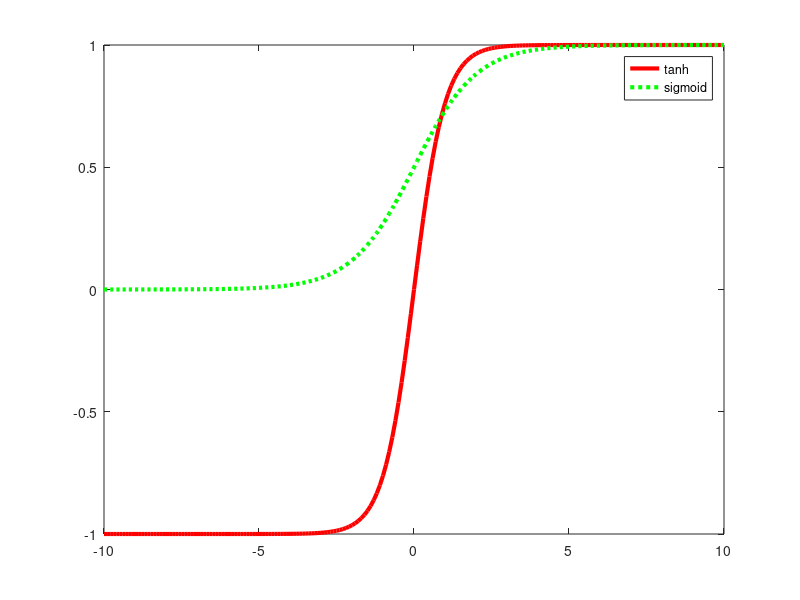

Write the MATLAB code that produced this figure. (Note: this script raises an error after producing the figure.)
%% Compare tanh and sigmoid functions
xs = -10:0.1:10;
pt = tanh(xs);
ps = 1./(1+exp(-xs));
figure;
plot(xs, pt, 'r-', 'linewidth', 3)
hold on
plot(xs, ps, 'g:', 'linewidth', 3)
legend('tanh', 'sigmoid');
printPmtkFigure('tanhPlot')
